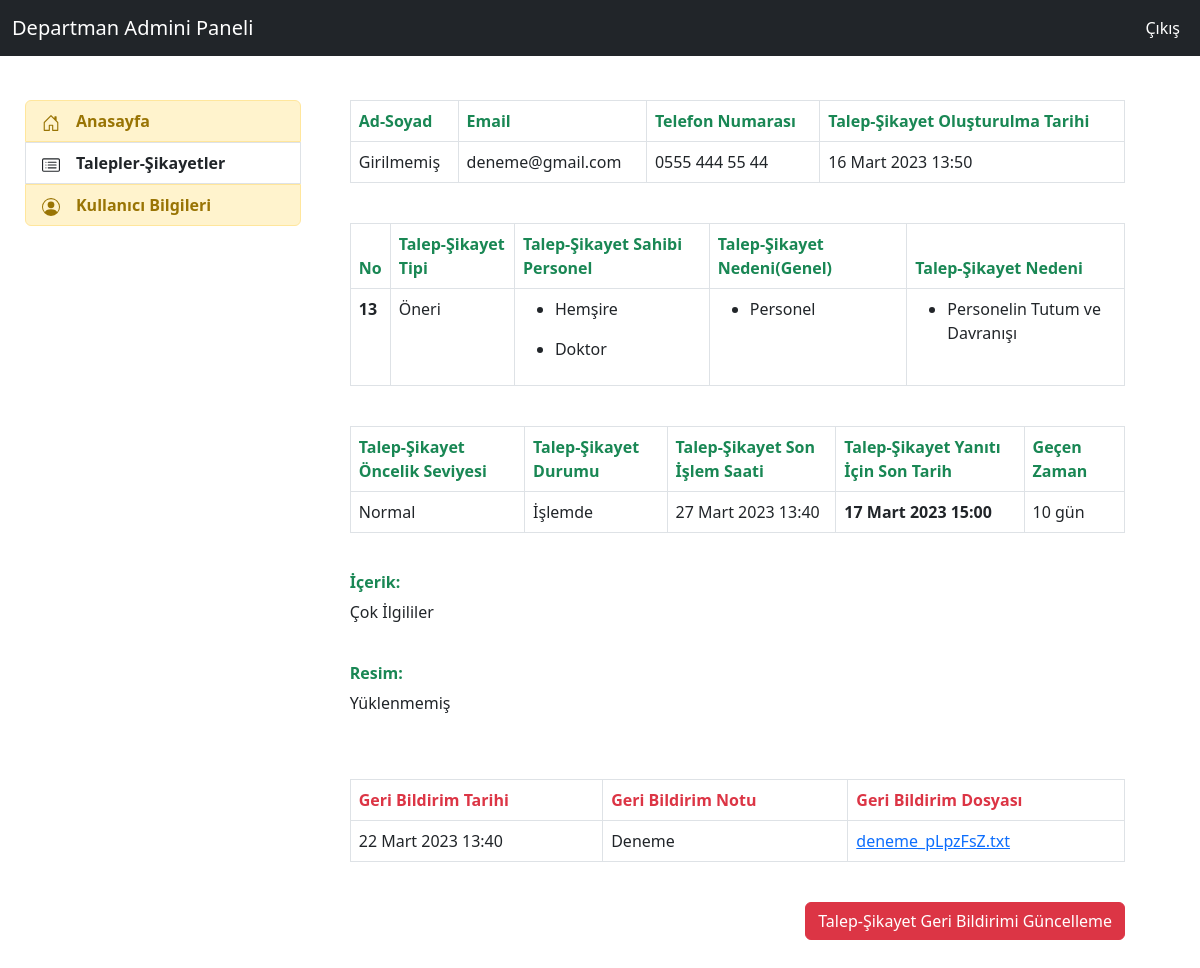
/feedbacks/d_admin_feedback_detail/13 (signed in), run on the app's committed database.
### feedback/models.py (models this page shows, shortened)
class Feedback(models.Model):
    IdCompany = models.ForeignKey(Company,on_delete=models.CASCADE,verbose_name="Hastane")
    Name = models.CharField(max_length=30,verbose_name="Ad",null=True,blank=True)
    Surname = models.CharField(max_length=30,verbose_name="Soyad",null=True,blank=True)
    Email = models.EmailField(max_length=40,verbose_name="Email")
    PhoneNumber = PhoneNumberField(default="",verbose_name="Telefon Numarası")
    Content = models.TextField(verbose_name="Talep-Şikayet İçeriği")
    Photo = models.FileField(blank=True,null=True,verbose_name="Resim")
    IdDepartment = models.ForeignKey(Department,on_delete=models.CASCADE,verbose_name="Talep-Şikayet Departmanı")
    IdFeedbackType = models.ForeignKey(FeedbackType,on_delete=models.CASCADE,verbose_name="Talep-Şikayet Tipi")
    IdFeedbackSource = models.ManyToManyField(FeedbackSource,verbose_name="Talep-Şikayet Nedeni (Çoklu Seçim Yapılabilir) ")
    IdFeedbackReason = models.ManyToManyField(FeedbackReason,verbose_name="Talep-Şikayet Nedeni (Detay) (Çoklu Seçim Yapılabilir) ")
    IdFeedbackPersonel =models.ManyToManyField(FeedbackPersonel,verbose_name="Talep-Şikayet Personeli (Çoklu Seçim Yapılabilir) ")
    FeedbackOpenDate = models.DateTimeField(auto_now_add=True,verbose_name="Oluşturulma Tarihi")
    IdFeedbackPriorityLevel = models.ForeignKey(FeedbackPriorityLevel,null=True,on_delete=models.CASCADE,verbose_name="Talep-Şikayet Öncelik Seviyesi")
    IdFeedbackStatus = models.ForeignKey(FeedbackStatus,default=1,verbose_name="Talep-Şikayet Durumu",on_delete=models.CASCADE)
    FeedbackClosedDate= models.DateTimeField(auto_now=True,verbose_name="Talep-Şikayet Son İşlem Saati")
    LastSolveDate = models.DateTimeField(null=True,verbose_name="Talep ve Şikayetin Yanıtı İçin Gerekli Zaman(Ör: ..-..-.... 17:40)")
    DurationTime = models.CharField(max_length=100,verbose_name="Geçen Zaman",null=True)
    class Meta:
        ordering = ["IdFeedbackStatus__id","-IdFeedbackPriorityLevel__id"]

class FeedbackType(models.Model):
    idcompany= models.ForeignKey(Company,on_delete=models.CASCADE,verbose_name="f_type_company")
    name = models.CharField(max_length=8,verbose_name="Talep-Şikayet Tipi")
    status = models.CharField(max_length=6,verbose_name="Durum",choices=status_choices)
    def __str__(self):
        return self.name

class FeedbackPersonel(models.Model):
    idcompany= models.ForeignKey(Company,on_delete=models.CASCADE,verbose_name="Hastane")
    name = models.CharField(max_length=35,verbose_name="Personel Adı")

class FeedbackSource(models.Model):
    idcompany= models.ForeignKey(Company,on_delete=models.CASCADE,verbose_name="f_source_company")
    name = models.CharField(max_length=35,verbose_name="Talep-Şikayet Genel Neden Adı")
    status = models.CharField(max_length=6,verbose_name="Durum",choices=status_choices)

class FeedbackReason(models.Model):
    idcompany= models.ForeignKey(Company,on_delete=models.CASCADE,verbose_name="f_reason_company")
    name = models.CharField(max_length=35,verbose_name="Talep-Şikayet Nedeni Adı")
    status = models.CharField(max_length=6,verbose_name="Durum",choices=status_choices)

class FeedbackPriorityLevel(models.Model):
    idcompany= models.ForeignKey(Company,on_delete=models.CASCADE,verbose_name="f_priority_company")
    name = models.CharField(max_length=35,verbose_name="f_priority_name",choices=priority_choice)
    def __str__(self):
        return self.name

class FeedbackStatus(models.Model):
    IdCompany = models.ForeignKey(Company,verbose_name="status_ıdcompany",on_delete=models.CASCADE)
    name = models.CharField(max_length=7,verbose_name="Durum Adı",choices=f_status_choice)
    def __str__(self):
        return self.name

class FeedbackStatusHistory(models.Model):
    history_feedback = models.ForeignKey(Feedback,verbose_name="history_feedback",on_delete=models.CASCADE)
    history_status = models.ForeignKey(FeedbackStatus,verbose_name="Talep-Şikayet Durumu",on_delete=models.CASCADE)
    history_department = models.ForeignKey(Department,verbose_name="Talep-Şikayet Departmanı",on_delete=models.CASCADE)
    history_user = models.ForeignKey(User,verbose_name="Talep-Şikayet Kontrolü Yapan Kişi",on_delete=models.CASCADE)
    history_date = models.DateTimeField(auto_now_add=True,verbose_name="Geri Bildirim Tarihi")
    history_note = models.TextField(null=True,verbose_name="Geri Bildirim Notu")
    history_file = models.FileField(blank=True,null=True,verbose_name="Geri Bildirim Dosyası")

### feedback/views.py (the view, shortened to what this page needs)
# urls.py: path('d_admin_feedback_detail/<int:id>',views.d_admin_feedback_detail,name="d_admin_feedback_detail"),
@login_required(login_url="user:login")
def d_admin_feedback_detail(request,id):
    feedback = Feedback.objects.filter(id=id).first()
    feedback_status = FeedbackStatusHistory.objects.filter(history_feedback=id).first()
    if feedback_status:
        dosya_uzantısı = str(feedback_status.history_file).endswith(".txt")
    else:
        dosya_uzantısı = False
    form = StatusHistoryForm(request.POST or None,request.FILES or None,instance=feedback_status)
    zaman(feedback) #olmazsa zaman altında olanı kopyala yapıştır!
    context = {
        "feedback":feedback,
        "feedback_status":feedback_status,
        "form":form,
        "dosya_uzantısı":dosya_uzantısı,
    }
    return render(request,"department_admin/feedback_detail.html",context)

### feedback/views.py (called while the page is built)
def zaman(feedback):
        liste = list()
        time = now() - feedback.FeedbackOpenDate
        for t in str(time):
            liste.append(t)
        if liste[2] == "d":
            time = liste[0] + " gün"
        elif liste[0]=="0" and liste[1]==":":
            time = liste[2]+liste[3]+" dakika"
        elif liste[3]=="d":
            time = liste[0]+liste[1]+" gün"
        elif liste[1]==":" and int(liste[2]) == True :
            time = liste[0]+liste[1]+ " saat"
        elif liste[2] == ":" :
            time = liste[0]+liste[1]+ " saat"
        elif liste[1] == ":":
            time =liste[0]+ " saat"
        elif liste[2]=="m":
            time = liste[0] +" ay"
        elif liste[3]=="m":
            time = liste[0]+liste[1]+" ay"
        feedback.DurationTime = time
        feedback.save()

### templates/department_admin/feedback_detail.html (shortened to what this page needs)
{% extends "department_admin/layout.html" %}
{% block content %}
<table class="table table-bordered">
  <thead>
    <tr>
      <th scope="col" class="text-success">Ad-Soyad</th>
      <th scope="col" class="text-success">Email</th>
      <th scope="col" class="text-success">Telefon Numarası</th>
      <th scope="col" class="text-success">Talep-Şikayet Oluşturulma Tarihi</th>
    </tr>
  </thead>
  <tbody>
        <tr>
            <td>
            {% if feedback.Name == None or feedback.Surname == None %}
                <div class="col-6">Girilmemiş</div>
            {% else %}
                <div class="col-6">{{feedback.Name}} {{feedback.Surname}}</div>
            {% endif %}
            </td>
            <td>{{feedback.Email}}</td>
            <td>{{feedback.PhoneNumber}}</td>
            <td>{{feedback.FeedbackOpenDate}}</td>
        </tr>
  </tbody>
</table><br>
<table class="table table-bordered">
  <thead>
    <tr>
      <th scope="col" class="text-success">No</th>
      <th scope="col" class="text-success">Talep-Şikayet Tipi</th>
      <th scope="col" class="text-success">Talep-Şikayet Sahibi Personel</th>
      <th scope="col" class="text-success">Talep-Şikayet Nedeni(Genel)</th>
      <th scope="col" class="text-success">Talep-Şikayet Nedeni</th>
    </tr>
  </thead>
  <tbody>
        <tr>
            <td><b>{{feedback.id}}</b></td>
            <td>{{feedback.IdFeedbackType}}</td>
            <td>
                {% for f_personel in feedback.IdFeedbackPersonel.all %}
                    <ul><li>{{f_personel.name}}</li></ul>
                {% endfor %}
            </td>
            <td>
                {% for f_source in feedback.IdFeedbackSource.all %}
                    <ul><li>{{f_source.name}}</li></ul>
                {% endfor %}
            </td>
            <td>
                {% for f_reason in feedback.IdFeedbackReason.all %}
                    <ul><li>{{f_reason.name}}</li></ul>
                {% endfor %}
            </td>
        </tr>
  </tbody>
</table><br>
<table class="table table-bordered">
  <thead>
    <tr>
      <th scope="col" class="text-success">Talep-Şikayet Öncelik Seviyesi</th>
      <th scope="col" class="text-success">Talep-Şikayet Durumu</th>
      <th scope="col" class="text-success">Talep-Şikayet Son İşlem Saati</th>
      <th scope="col" class="text-success">Talep-Şikayet Yanıtı İçin Son Tarih</th>
      <th scope="col" class="text-success">Geçen Zaman</th>
    </tr>
  </thead>
  <tbody>
        <tr>
            <td>{{feedback.IdFeedbackPriorityLevel}}</td>
            <td>{{feedback.IdFeedbackStatus}}</td>
            <td>{{feedback.FeedbackClosedDate}}</td>
            <td><b>{{feedback.LastSolveDate}}</b></td>
            <td>{{feedback.DurationTime}}</td>
        </tr>
  </tbody>
</table><br>
<h6 class="text-success"><b>İçerik:</b></h6><p>{{feedback.Content}}</p><br>
<h6 class="text-success"><b>Resim:</b></h6>
{% if feedback.Photo %}
    <img class="img-fluid rounded" src="{{feedback.Photo.url}}" >
{% else %}
    <p>Yüklenmemiş</p>
{% endif %}
<br><br>
{% if feedback_status %}
<table class="table table-bordered">
  <thead>
    <tr>
      <th scope="col" class="text-danger">Geri Bildirim Tarihi</th>
      <th scope="col" class="text-danger">Geri Bildirim Notu</th>
      <th scope="col" class="text-danger">Geri Bildirim Dosyası</th>
    </tr>
  </thead>
  <tbody>
        <tr>
            <td>{{feedback_status.history_date}}</td>
            <td>{{feedback_status.history_note}}</td>
            {% if feedback_status.history_file %}
              {% if dosya_uzantısı == True %}
                  <td><a href= "{% url 'feedback:d_admin_files_read' feedback_status.id %}" >{{feedback_status.history_file}}</a></td>
              {% else %}
                  <td><a href="/media/{{feedback_status.history_file}}">{{feedback_status.history_file}}</a></td>
              {% endif %}
            {% else %}
                <td>Dosya Yüklenmemiş</td>
            {% endif %}
        </tr>
  </tbody>
</table><br>
{% if feedback.IdFeedbackStatus.name == "İşlemde" %}
<div class="d-flex justify-content-end ">
      <div class="col-example">
        <button class="btn btn-danger" type="button" data-bs-toggle="collapse" data-bs-target="#collapseExample" aria-expanded="false" aria-controls="collapseExample">Talep-Şikayet Geri Bildirimi Güncelleme</button>
      </div>
    </div><br><br><br>
    {% load crispy_forms_tags %}
{% endif %}
{% else %}
    {% load crispy_forms_tags %}
{% endif %}
{% endblock  %}

### data on the page
Feedback: Email "deneme@gmail.com", PhoneNumber "0555 444 55 44", FeedbackOpenDate "16 Mart 2023 13:50", id "13", IdFeedbackType "Öneri", IdFeedbackPriorityLevel "Normal", IdFeedbackStatus "İşlemde", FeedbackClosedDate "27 Mart 2023 13:40", LastSolveDate "17 Mart 2023 15:00", DurationTime "10 gün", Content "Çok İlgililer"
FeedbackPersonel: name "Hemşire"
FeedbackPersonel: name "Doktor"
FeedbackSource: name "Personel"
FeedbackReason: name "Personelin Tutum ve Davranışı"
FeedbackStatusHistory: history_date "22 Mart 2023 13:40", history_note "Deneme", history_file "deneme_pLpzFsZ.txt"
